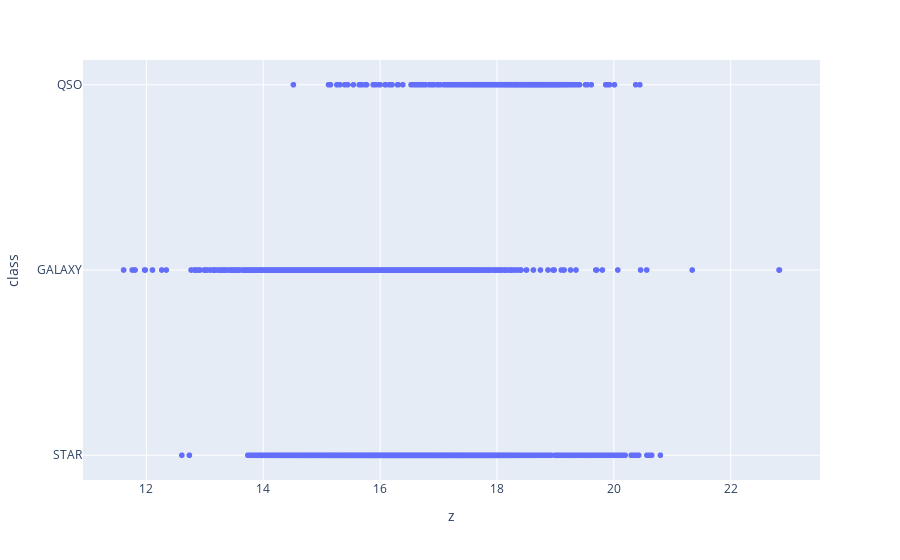

Source (notebook cell):
### Markdown cell above
Case 6: z field

### Code cell
px.scatter(dataset,x='z', y='class').show()

### Figure 1 — Plotly figure (JSON) as saved in the notebook; plotly's stock layout.template omitted (floating-point values rounded to 4 significant figures; data arrays with more than 128 entries replaced by an {"elided": "..."} marker saying what was removed)
{"data": [{"hovertemplate": "z=%{x}<br>class=%{y}<extra></extra>", "legendgroup": "", "marker": {"color": "#636efa", "symbol": "circle"}, "mode": "markers", "name": "", "showlegend": false, "type": "scattergl", "x": {"elided": "10000 float values"}, "xaxis": "x", "y": {"elided": "10000 str values"}, "yaxis": "y"}], "layout": {"legend": {"tracegroupgap": 0}, "margin": {"t": 60}, "xaxis": {"anchor": "y", "domain": [0, 1], "title": {"text": "z"}}, "yaxis": {"anchor": "x", "domain": [0, 1], "title": {"text": "class"}}}}
